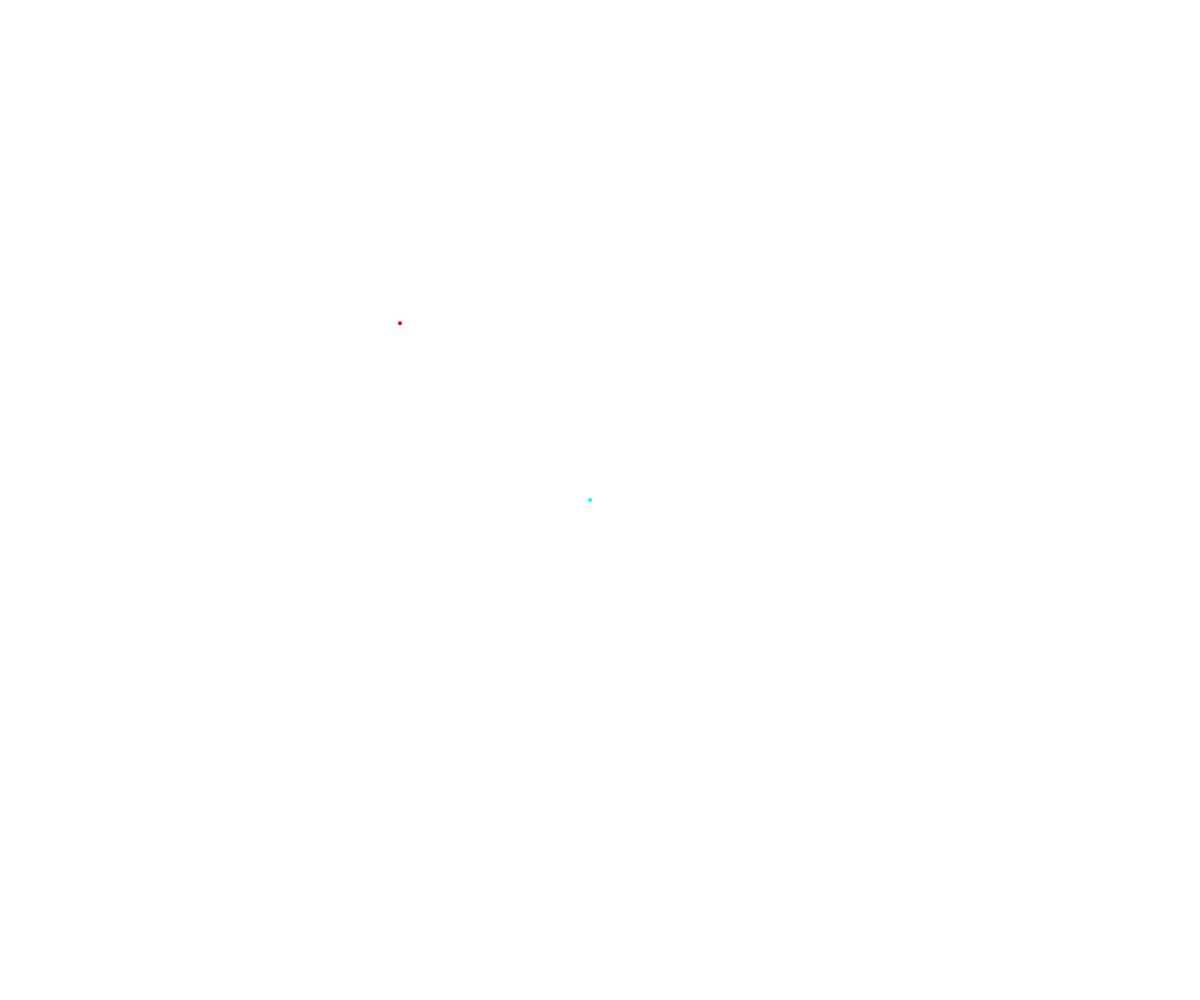
Frame 1 (no input)
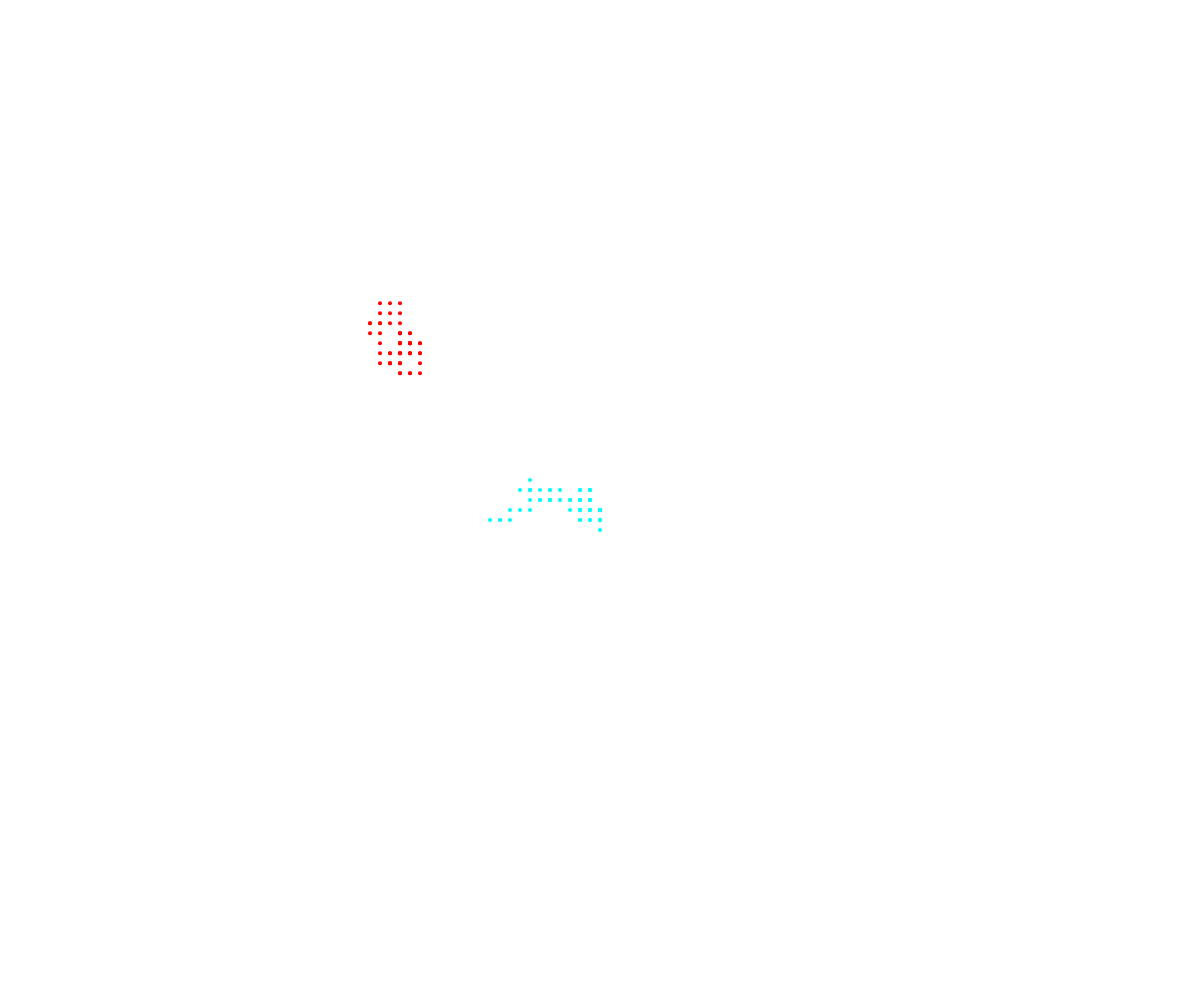
Frame 60 (no input)
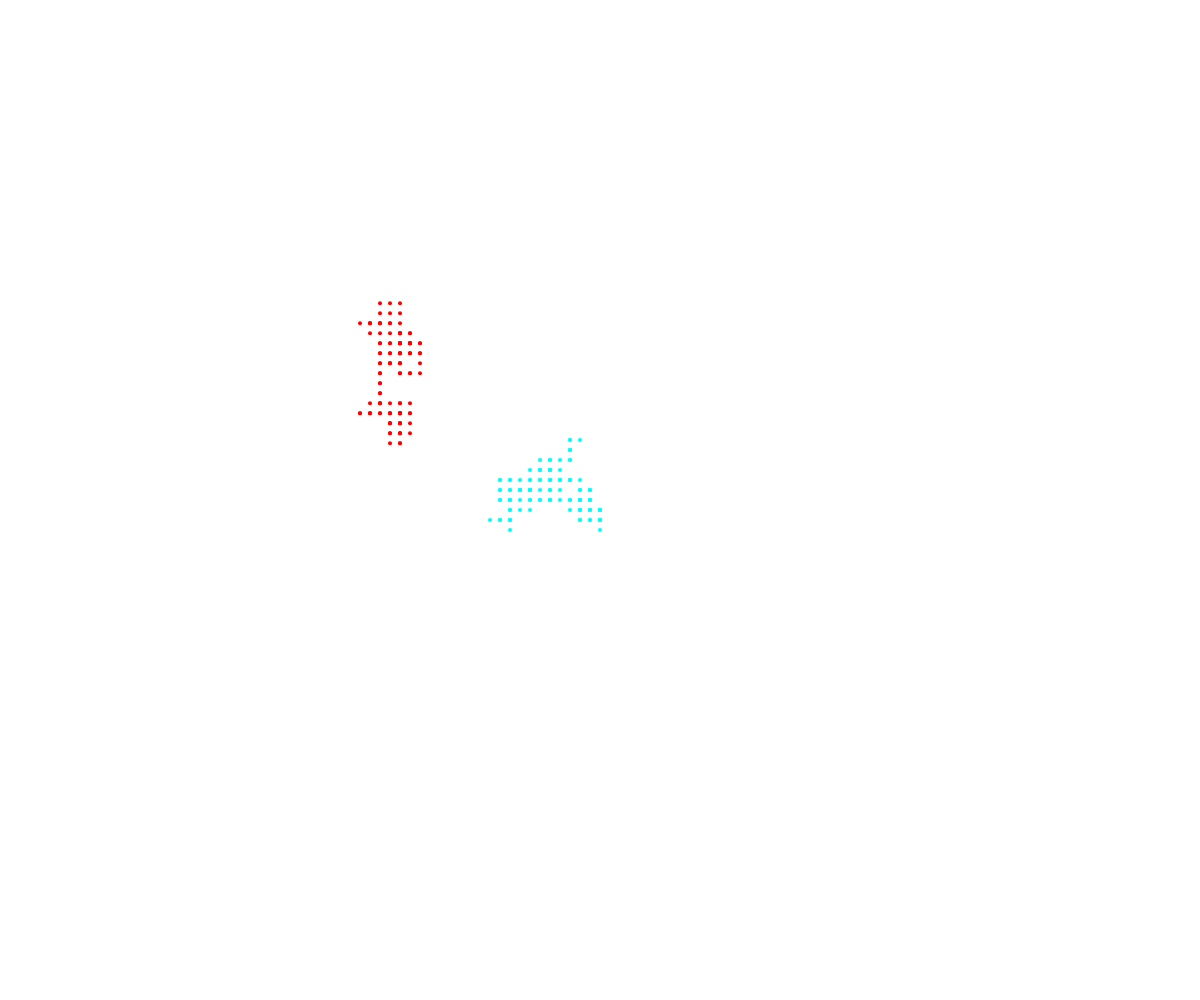
Frame 120 (the mouse pressed at the canvas centre since frame 60)

The p5.js sketch that drew these frames (run headless with seeded random() and noise() and a simulated clock; from frame 60 on, the mouse is pressed at the canvas centre):

// p5.js sketch
// ── sketch.js
// Walker OOP Demo
class Walker {
  constructor(x, y, colour) {
    this.x = x;
    this.y = y;
    this.speed = 10;
    this.radius = 2;
    this.colour = colour;
  }

  display() {
    noStroke();
    fill(this.colour);
    circle(this.x, this.y, this.radius*2);
  }

  move() {
    let choice = random(100);
    if (choice < 25) {
      // up
      this.y -= this.speed;
    }
    else if (choice < 50) {
      // down
      this.y += this.speed;
    }
    else if (choice < 75) {
      // left
      this.x -= this.speed;
    }
    else {
      // right
      this.x += this.speed;
    }
  }
}

let michael;
let luc;

function setup() {
  createCanvas(windowWidth, windowHeight);
  michael = new Walker(width/2, height/2, "aqua");
  luc = new Walker(width/3, height/3, "red");
}

function draw() {
  michael.move();
  luc.move();

  michael.display();
  luc.display();
}
